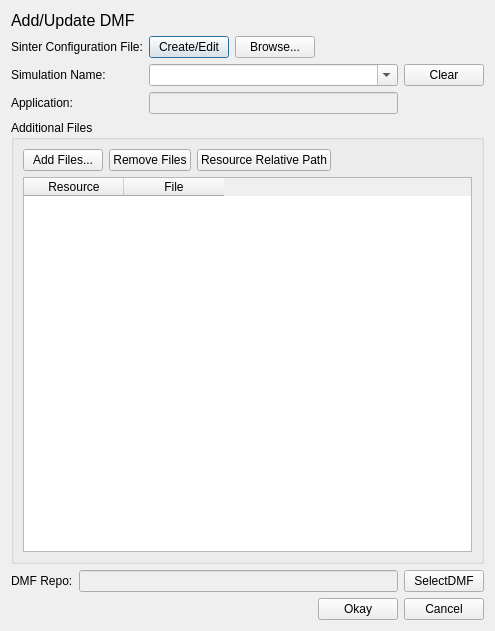
<?xml version="1.0" encoding="UTF-8"?>
<ui version="4.0">
 <class>dmfUploadDialog</class>
 <widget class="QDialog" name="dmfUploadDialog">
  <property name="geometry">
   <rect>
    <x>0</x>
    <y>0</y>
    <width>495</width>
    <height>631</height>
   </rect>
  </property>
  <property name="windowTitle">
   <string>DMF Simulation Upload</string>
  </property>
  <property name="modal">
   <bool>true</bool>
  </property>
  <layout class="QVBoxLayout" name="verticalLayout_2">
   <item>
    <widget class="QLabel" name="label_5">
     <property name="font">
      <font>
       <pointsize>12</pointsize>
      </font>
     </property>
     <property name="text">
      <string>Add/Update DMF</string>
     </property>
    </widget>
   </item>
   <item>
    <layout class="QGridLayout" name="gridLayout">
     <item row="1" column="0">
      <widget class="QLabel" name="label">
       <property name="text">
        <string>Simulation Name:</string>
       </property>
      </widget>
     </item>
     <item row="3" column="0">
      <widget class="QLabel" name="label_3">
       <property name="text">
        <string>Application:</string>
       </property>
      </widget>
     </item>
     <item row="0" column="2">
      <layout class="QHBoxLayout" name="horizontalLayout_3">
       <item>
        <widget class="QPushButton" name="sinterConfigGUIButton">
         <property name="toolTip">
          <string>&lt;html&gt;&lt;head/&gt;&lt;body&gt;&lt;p&gt;Edit or create a new SimSinter configuration file with the Sinter Config GUI.  This is a windows only option.&lt;/p&gt;&lt;/body&gt;&lt;/html&gt;</string>
         </property>
         <property name="text">
          <string>Create/Edit</string>
         </property>
         <property name="icon">
          <iconset resource="../icons.qrc">
           <normaloff>:/icons/icons/edit.svg</normaloff>:/icons/icons/edit.svg</iconset>
         </property>
        </widget>
       </item>
       <item>
        <widget class="QPushButton" name="configFileButton">
         <property name="palette">
          <palette>
           <active>
            <colorrole role="ButtonText">
             <brush brushstyle="SolidPattern">
              <color alpha="255">
               <red>0</red>
               <green>0</green>
               <blue>0</blue>
              </color>
             </brush>
            </colorrole>
           </active>
           <inactive>
            <colorrole role="ButtonText">
             <brush brushstyle="SolidPattern">
              <color alpha="255">
               <red>0</red>
               <green>0</green>
               <blue>0</blue>
              </color>
             </brush>
            </colorrole>
           </inactive>
           <disabled>
            <colorrole role="ButtonText">
             <brush brushstyle="SolidPattern">
              <color alpha="255">
               <red>106</red>
               <green>104</green>
               <blue>100</blue>
              </color>
             </brush>
            </colorrole>
           </disabled>
          </palette>
         </property>
         <property name="font">
          <font>
           <underline>false</underline>
          </font>
         </property>
         <property name="cursor">
          <cursorShape>PointingHandCursor</cursorShape>
         </property>
         <property name="toolTip">
          <string>Search for a sinter configuration file.</string>
         </property>
         <property name="text">
          <string>Browse...</string>
         </property>
         <property name="icon">
          <iconset>
           <normalon>:/icons/icons/search.svg</normalon>
          </iconset>
         </property>
         <property name="flat">
          <bool>false</bool>
         </property>
        </widget>
       </item>
       <item>
        <spacer name="horizontalSpacer_3">
         <property name="orientation">
          <enum>Qt::Horizontal</enum>
         </property>
         <property name="sizeHint" stdset="0">
          <size>
           <width>40</width>
           <height>20</height>
          </size>
         </property>
        </spacer>
       </item>
      </layout>
     </item>
     <item row="3" column="2">
      <widget class="QLineEdit" name="appEdit">
       <property name="enabled">
        <bool>false</bool>
       </property>
       <property name="toolTip">
        <string>Application used to run the simulation</string>
       </property>
      </widget>
     </item>
     <item row="0" column="0">
      <widget class="QLabel" name="label_2">
       <property name="text">
        <string>Sinter Configuration File:</string>
       </property>
      </widget>
     </item>
     <item row="1" column="2">
      <widget class="QComboBox" name="simNameEdit">
       <property name="toolTip">
        <string>Name of simulation on Turbine.  The drop down will show and allow the user to select existing simulations.  A new name can also be entered to create a new simulation.</string>
       </property>
       <property name="editable">
        <bool>true</bool>
       </property>
      </widget>
     </item>
     <item row="1" column="3">
      <widget class="QPushButton" name="clearTableButton">
       <property name="toolTip">
        <string>Clear</string>
       </property>
       <property name="text">
        <string>Clear</string>
       </property>
      </widget>
     </item>
    </layout>
   </item>
   <item>
    <widget class="QGroupBox" name="groupBox">
     <property name="title">
      <string>Additional Files</string>
     </property>
     <layout class="QVBoxLayout" name="verticalLayout">
      <item>
       <layout class="QHBoxLayout" name="horizontalLayout_2">
        <item>
         <widget class="QPushButton" name="addFileButton">
          <property name="text">
           <string>Add Files...</string>
          </property>
          <property name="icon">
           <iconset resource="../icons.qrc">
            <normaloff>:/icons/icons/add.svg</normaloff>:/icons/icons/add.svg</iconset>
          </property>
         </widget>
        </item>
        <item>
         <widget class="QPushButton" name="removeFileButton">
          <property name="text">
           <string>Remove Files</string>
          </property>
          <property name="icon">
           <iconset resource="../icons.qrc">
            <normaloff>:/icons/icons/remove.svg</normaloff>:/icons/icons/remove.svg</iconset>
          </property>
         </widget>
        </item>
        <item>
         <widget class="QPushButton" name="relpathButton">
          <property name="text">
           <string>Resource Relative Path</string>
          </property>
          <property name="icon">
           <iconset resource="../icons.qrc">
            <normaloff>:/icons/icons/subArrow.svg</normaloff>:/icons/icons/subArrow.svg</iconset>
          </property>
         </widget>
        </item>
        <item>
         <spacer name="horizontalSpacer_2">
          <property name="orientation">
           <enum>Qt::Horizontal</enum>
          </property>
          <property name="sizeHint" stdset="0">
           <size>
            <width>40</width>
            <height>20</height>
           </size>
          </property>
         </spacer>
        </item>
       </layout>
      </item>
      <item>
       <widget class="QTableWidget" name="fileTable">
        <column>
         <property name="text">
          <string>Resource</string>
         </property>
        </column>
        <column>
         <property name="text">
          <string>File</string>
         </property>
        </column>
       </widget>
      </item>
     </layout>
    </widget>
   </item>
   <item>
     <layout class="QGridLayout" name="gridLayout">
       <item row="0" column="0">
	 <widget class="QLabel" name="label">
	   <property name="text">
             <string>DMF Repo:</string>
	   </property>
	 </widget>
       </item>
       <item row="0" column="1">
	 <widget class="QLineEdit" name="dmfRepo">
	   <property name="enabled">
             <bool>false</bool>
	   </property>
	   <property name="toolTip">
             <string>DMF Repo</string>
	   </property>
	 </widget>
       </item>
       <item row="0" column="2">
	 <widget class="QPushButton" name="selectDMFRepoButton">
	   <property name="toolTip">
             <string>Select a DMF repo</string>
	   </property>
	   <property name="text">
             <string>SelectDMF</string>
	   </property>
	 </widget>
       </item>
     </layout>
   </item>
   <item>
    <layout class="QHBoxLayout" name="horizontalLayout">
     <item>
      <spacer name="horizontalSpacer">
       <property name="orientation">
        <enum>Qt::Horizontal</enum>
       </property>
       <property name="sizeHint" stdset="0">
        <size>
         <width>40</width>
         <height>20</height>
        </size>
       </property>
      </spacer>
     </item>
     <item>
      <widget class="QPushButton" name="okButton">
       <property name="text">
        <string>Okay</string>
       </property>
       <property name="icon">
        <iconset>
         <normalon>:/icons/icons/check.svg</normalon>
        </iconset>
       </property>
       <property name="iconSize">
        <size>
         <width>16</width>
         <height>16</height>
        </size>
       </property>
      </widget>
     </item>
     <item>
      <widget class="QPushButton" name="cancelButton">
       <property name="text">
        <string>Cancel</string>
       </property>
       <property name="icon">
        <iconset>
         <normalon>:/icons/icons/exit.svg</normalon>
        </iconset>
       </property>
       <property name="iconSize">
        <size>
         <width>16</width>
         <height>16</height>
        </size>
       </property>
      </widget>
     </item>
    </layout>
   </item>
  </layout>
 </widget>
 <resources>
  <include location="foqus_lib.gui.icons.qrc"/>
 </resources>
 <connections/>
</ui>
